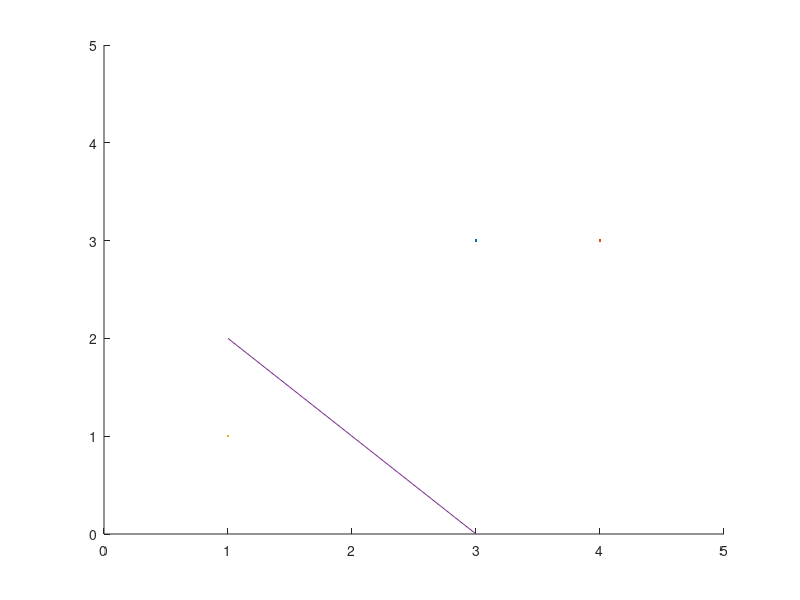

The MATLAB script that drew this image:
%读入数据
x=[3,3;4,3;1,1];
y=[1;1;-1];

%--初始化w和b
w = [0,0];
b = 0;
a = 1;%步长

%--选择未能初始化的点
flag = 0;

i = 1;
while flag~=1
    while i <= 3
        t = y(i)*(w*x(i,:)'+b);
        if t <= 0
            w = w + a*y(i,:)*x(i,:);
            b = b + a*y(i,:);
            i = 1;%重置i
            break;
        else
            i = i+1;
        end
        if i == 4
            flag = 1;
        end
    end
end
%画出分隔线
hold on
axis([0 5 0 5]);%axis一般用来设置axes的样式，包括坐标轴范围，可读比例等
for j = 1:3
    plot(x(j,1),x(j,2),'.');
    m(1,j) = (-b-w(1)*j)./(w(2));
end
j = 1:3;
plot(j,m);

